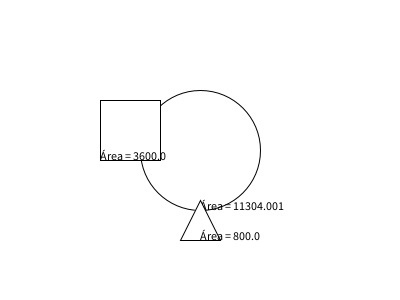
Frame 1 (no input)
Frame 60 (the mouse pressed at the canvas centre just before this capture): identical to frame 1, image omitted
Frame 120 (the mouse held since frame 60 and released just before this capture): identical to frame 1, image omitted

The Processing sketch that drew this single still picture (run headless with seeded random() and noise(); from frame 60 on, the mouse is pressed at the canvas centre):

// Processing sketch: processing_polimorfismo_ex1
// ── processing_polimorfismo_ex1.pde
Forma circ;
Forma quad;
Forma triangulo;
ArrayList<Forma> formas = new ArrayList<Forma>();

void setup() {
  size(400, 300);
  
  formas.add(new Circulo(width/2, height/2, 60));
  formas.add(new Quadrado(100, 100, 60));
  formas.add(new Triangulo(200, 200, 40, 40));
}

void draw() {
  background(255);
  
  for (Forma f : formas) {
    f.desenhar();  
  }
}

// ── Circulo.pde
public class Circulo extends Forma {
  
  private float raio;
  
  public Circulo(float x, float y, float r) {
    super.x = x;
    super.y = y;
    this.raio = r;
  }
  
  public void desenhar() {
    fill(255);
    ellipse(super.x, super.y, this.raio * 2, this.raio * 2);
    fill(0);
    text("Área = " + getArea(), super.x, super.y + this.raio);
  }
  
  public float getArea() {
    return 3.14 * this.raio * this.raio;
  }
}

// ── Forma.pde
abstract public class Forma {

  float x;
  float y;
  
  abstract public void desenhar();
  
  abstract public float getArea();
}

// ── Quadrado.pde
class Quadrado extends Forma {
  
  private float lado;
  
  public Quadrado(float x, float y, float lado) {
    super.x = x;
    super.y = y;
    this.lado = lado;
  }

  public void desenhar() {
    fill(255);
    rect(super.x, super.y, this.lado, this.lado);
    fill(0);
    text("Área = " + getArea(), super.x, super.y + this.lado);
  }
  
  public float getArea() {
    return this.lado * this.lado;
  }
}

// ── Triangulo.pde
class Triangulo extends Forma {
  
  private float altura;
  private float base;
  
  public Triangulo(float x, float y, float altura, float base) {
    super.x = x;
    super.y = y;
    this.altura = altura;
    this.base = base;
  }

  public void desenhar() {
    fill(255);
    float x = super.x, y = super.y;
    triangle(
      x, y, 
      x - base/2, y + altura, 
      x + base/2, y + altura
    );
    fill(0);
    text("Área = " + getArea(), super.x, super.y + this.altura);
  }
  
  public float getArea() {
    return (this.base * this.altura) / 2;
  }
}
